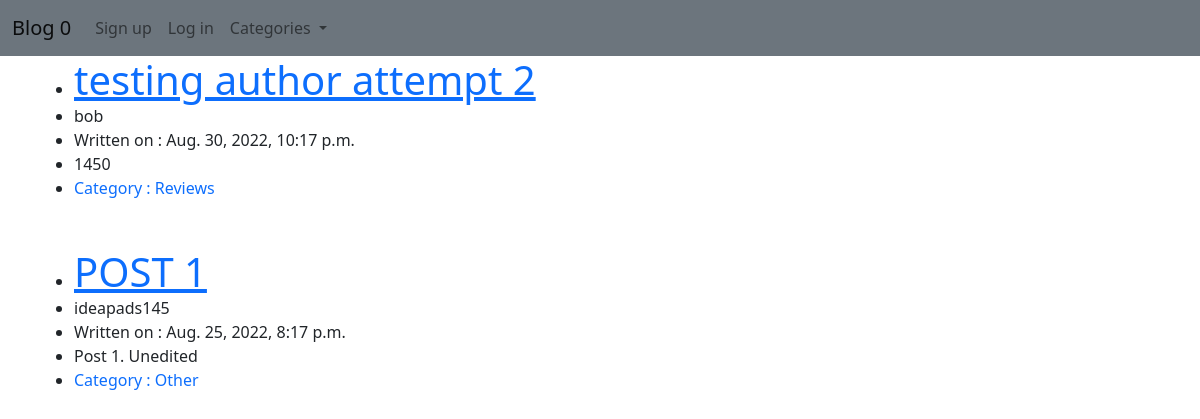
/, run on an earlier commit of the app's database.
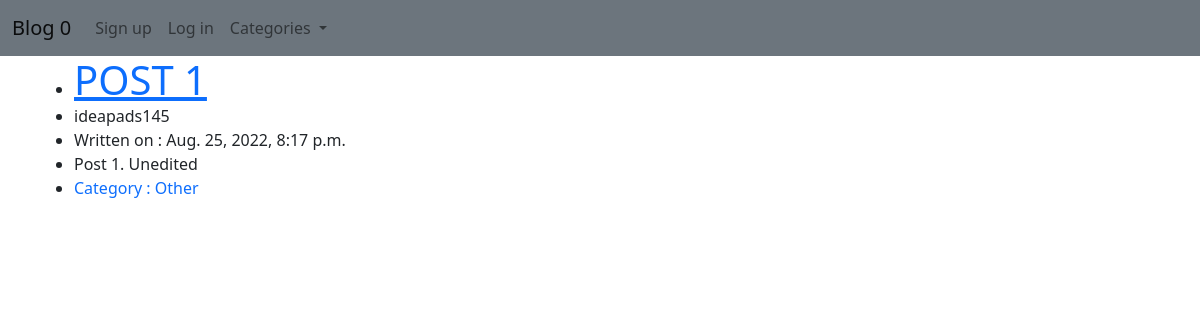
And on a later commit of the database.
### apps/mainblog/models.py (models this page shows, shortened)
class Post(models.Model):
    title = models.CharField(max_length=255)
    author = models.ForeignKey(User, on_delete=models.CASCADE)
    body = models.TextField()
    dateCreated = models.DateTimeField(auto_now_add=True)
    category = models.CharField(max_length=255,blank=True, null=True)
    likes = models.ManyToManyField(User, related_name="blogpost")
    class Meta:
        ordering = ['-dateCreated']

### apps/mainblog/views.py (the view)
# urls.py: path('',HomeView.as_view(), name = "homepage"),
class HomeView(ListView):
    model = Post
    template_name = 'homepage.html'
    def get_context_data(self, **kwargs: any) :
        category_menu = Category.objects.all()
        context = super(HomeView, self).get_context_data(**kwargs)
        context['category_menu'] = category_menu
        return context

### apps/mainblog/models.py (called while the page is built)
    def __str__(self) -> str:
        return "CATEGORY : " + self.name

### apps/mainblog/Templates/homepage.html (shortened to what this page needs)
{% extends 'base.html' %}
{% block content %}
<ul>
    {% for post in object_list %}
        <li><a href="{% url 'article_view' post.pk %}" class="h1">{{post.title}}</a></li>
        <li>{{post.author}}</li>
        <li>Written on : {{post.dateCreated}}</li>
        <li>{{post.body}}</li>
        <li><a href ="{% url 'category' post.category %}" class="text-decoration-none">Category : {{post.category}}</a></li>
        <br><br>
    {% endfor %}
</ul>
{% endblock %}

### apps/mainblog/Templates/base.html (shortened to what this page needs)
<!DOCTYPE html>
<html>
    <head>
<link href="https://cdn.jsdelivr.net/npm/bootstrap@5.2.0/dist/css/bootstrap.min.css" rel="stylesheet">
    </head>
    <body>
        <nav class="navbar navbar-expand-lg bg-secondary">
            <div class="container-fluid">
              <a class="navbar-brand" href="{% url 'homepage' %}">Blog 0</a>
              <div class="collapse navbar-collapse" id="navbarSupportedContent">
                <ul class="navbar-nav me-auto mb-2 mb-lg-0">
                  {% if request.user.is_authenticated %}
                    </li>
                    <li class="nav-item">
                      <strong class="nav-link">Logged in as : {{request.user}}</strong>
                    </li>
                    <li class="nav-item">
                      <a href="{% url 'add_post' %}" class="nav-link">Add Post</a>
                      <li class="nav-item">
                        <li class="nav-item">
                          <a href="{% url 'add_category' %}" class="nav-link">Create new category</a>
                          <li class="nav-item">
                        <a href="{% url 'logout' %}" class="nav-link">Log out</a>
                      </li>
                  {% else %}
                    <li class="nav-item">
                      <a href="{% url 'register' %}" class="nav-link">Sign up</a>
                    </li>
                    <li class="nav-item">
                      <a href="{% url 'login' %}" class="nav-link">Log in</a>
                    </li>
                  {% endif%}
                  <li class="nav-item dropdown">
                    <a class="nav-link dropdown-toggle" href="#" role="button" data-bs-toggle="dropdown" aria-expanded="false">
                      Categories
                    </a>
                </ul>
              </div>
            </div>
          </nav>
        <main class="container">
        {% block content %}
        {% endblock %}
        </main>
    </body>
</html>

What changed in the data, as far as the page shows it:
removed Post: title "testing author attempt 2", author "bob", dateCreated "Aug. 30, 2022, 10:17 p.m.", body "1450", category "Reviews"
